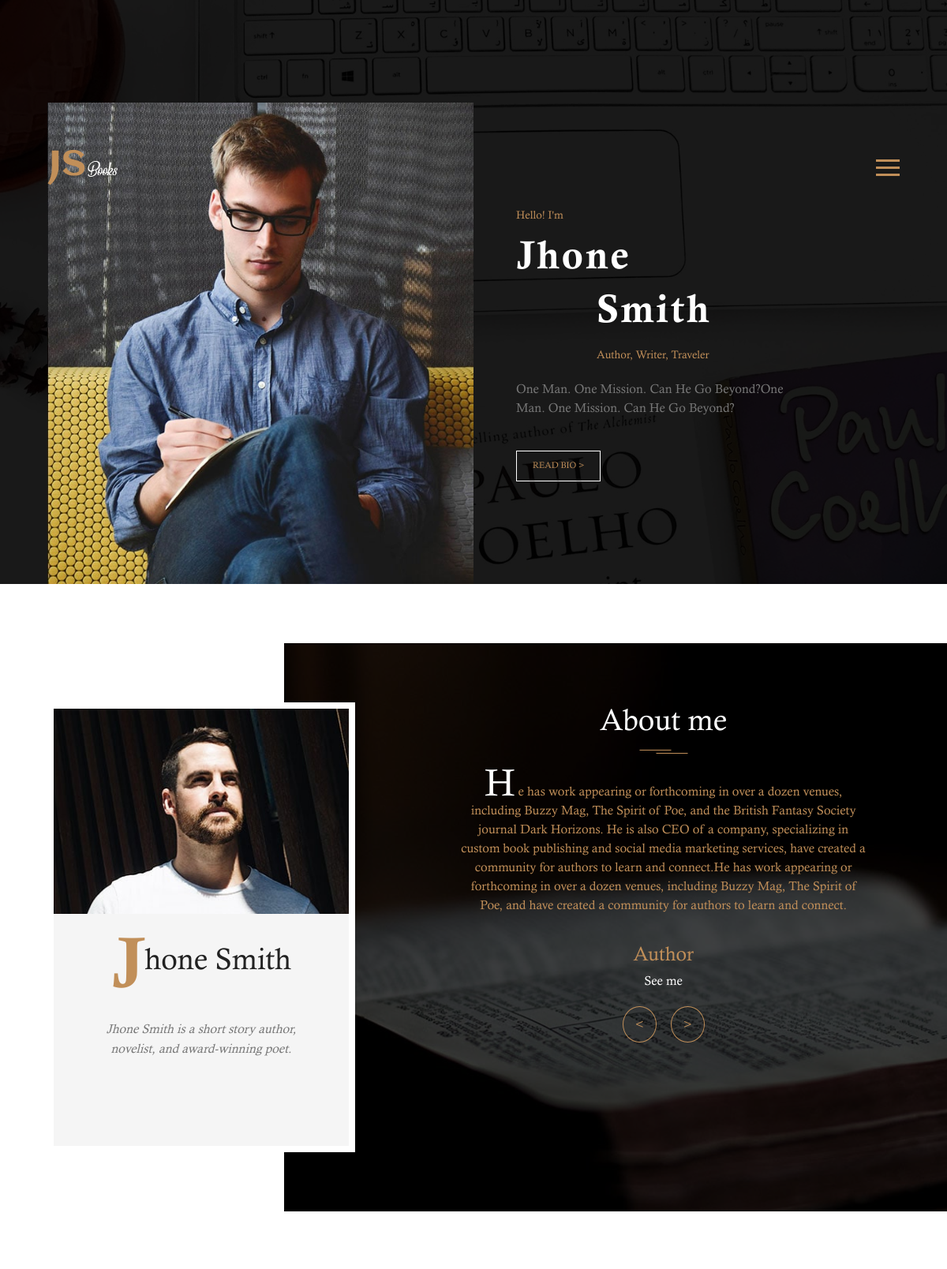
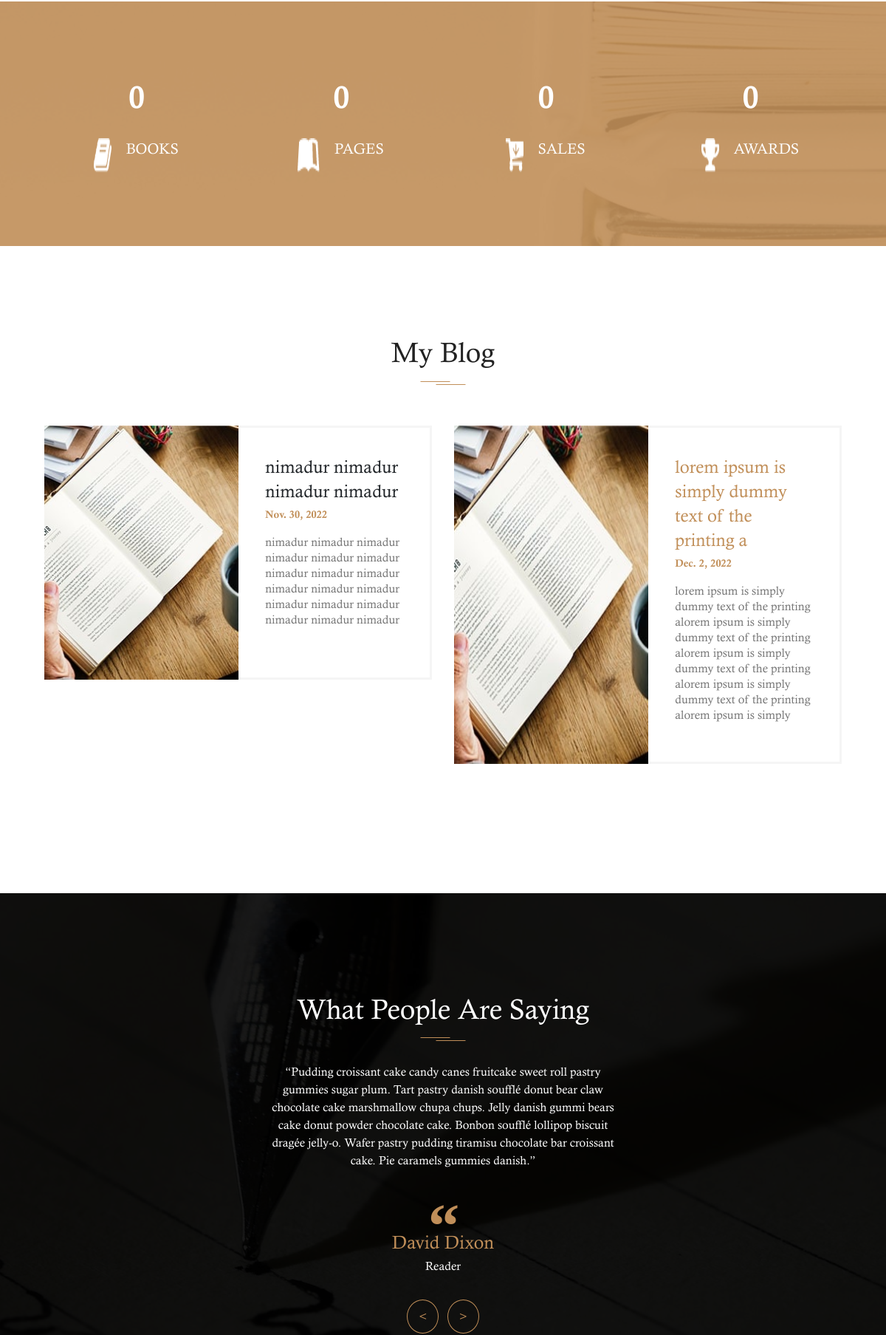
The page / (upper part) on the database its author committed (2 pictures, top to bottom).
### pages/models.py (models this page shows, shortened)
class Blog(models.Model):
    title = models.CharField(max_length=80)
    body = models.TextField()
    date = models.DateField()
    photo = models.ImageField(upload_to='images/')

### pages/views.py (the view)
# urls.py: path('', Homepage.as_view(), name="home"),
class Homepage(ListView):
    model = Blog
    template_name = "index.html"

### templates/index.html (shortened to what this page needs)
{% load crispy_forms_tags %}
<!doctype html>
<html lang="en">
<head>
	<link rel="stylesheet" href="/static/css/style.css">
	<link rel="stylesheet" href="/static/css/slick.css">
	<link href="https://cdn.jsdelivr.net/npm/bootstrap@5.2.3/dist/css/bootstrap.min.css" rel="stylesheet">
</head>
<body>
	<nav class="site-navigation">
		<div class="site-navigation-inner site-container">
			<a href="/"><img src="/static/images/site-logo.png" alt="site logo"></a>
			<div id="myBtn" class="burger-container" onclick="myFunction(this)">
				<div class="bar1"></div>
				<div class="bar2"></div>
				<div class="bar3"></div>
			</div>
		</div>
	</nav>
	<section class="fh5co-top-banner">
		<div class="top-banner__inner site-container">
			<div class="top-banner__image">
				<img src="/static/images/top-banner-author.jpg" alt="author image">
			</div>
			<div class="top-banner__text">
				<div class="top-banner__text-up">
					<span class="brand-span">Hello! I'm</span>
					<h2 class="top-banner__h2">Jhone</h2>
				</div>
				<div class="top-banner__text-down">
					<h2 class="top-banner__h2">Smith</h2>
					<span class="brand-span">Author, Writer, Traveler</span>
				</div>
				<p>One Man. One Mission. Can He Go Beyond?One Man. One Mission. Can He Go Beyond?</p>
				<a href="#" class="brand-button">Read bio > </a>
			</div>
		</div>
	</section>
	<section class="fh5co-about-me">
		<div class="about-me-inner site-container">
			<article class="portfolio-wrapper">
				<div class="portfolio__img">
					<img src="/static/images/about-me.jpg" class="about-me__profile" alt="about me profile picture">
				</div>
				<div class="portfolio__bottom">
					<div class="portfolio__name">
						<span>J</span>
						<h2 class="universal-h2">hone Smith</h2>
					</div>
					<p>Jhone Smith is a short story author, novelist, and award-winning poet.</p>
				</div>
			</article>
			<div class="about-me__text">
				<div class="about-me-slider">
					<div class="about-me-single-slide">
						<h2 class="universal-h2 universal-h2-bckg">About me</h2>
						<p><span>H</span> e has work appearing or forthcoming in over a dozen venues, including Buzzy Mag, The Spirit of Poe, and the British Fantasy Society journal Dark Horizons. He is also CEO of a company, specializing in custom book publishing and social media marketing services, have created a community for authors to learn and connect.He has work appearing or forthcoming in over a dozen venues, including Buzzy Mag, The Spirit of Poe, and have created a community for authors to learn and connect.</p>
						<h4>Author</h4>
						<p class="p-white">See me</p>
					</div>
				</div>
			</div>
		</div>
		<div class="about-me-bckg"></div>
	</section>
	<div class="fh5co-counter counters">
		<div class="counter-inner site-container">
			<div class="single-count">
				<span class="count" data-count="50">0</span>
				<div class="single-count__text">
					<img src="/static/images/counter-1.png" alt="counter icon">
					<p>Books</p>
				</div>
			</div>
			<div class="single-count">
				<span class="count" data-count="600">0</span>
				<div class="single-count__text">
					<img src="/static/images/counter-2.png" alt="counter icon">
					<p>Pages</p>
				</div>
			</div>
			<div class="single-count">
				<span class="count" data-count="2000">0</span>
				<div class="single-count__text">
					<img src="/static/images/counter-3.png" alt="counter icon">
					<p>Sales</p>
				</div>
			</div>
			<div class="single-count">
				<span class="count" data-count="125">0</span>
				<div class="single-count__text">
					<img src="/static/images/counter-4.png" alt="counter icon">
					<p>Awards</p>
				</div>
			</div>
		</div>
	</div>
		<section class="fh5co-blog">
			<div class="site-container">
				<h2 class="universal-h2 universal-h2-bckg">My Blog</h2>
				<div class="blog-slider blog-inner">
					{% for post in object_list %}
						<div class="single-blog">
							<div class="single-blog__img">
								<img src="/static/images/blog1.jpg" alt="blog image">
							</div>
							<div class="single-blog__text">
								<h4>{{post.title}}</h4>
								<span>{{post.date}}</span>
								<p>{{post.body}}</p>
							</div>
						</div>
					{% endfor %}
				</div>
			</div>
		</section>
	<section class="fh5co-quotes">
		<div class="site-container">
			<div class="about-me-slider">
				<div>
					<h2 class="universal-h2 universal-h2-bckg">What People Are Saying</h2>
					<p>“Pudding croissant cake candy canes fruitcake sweet roll pastry gummies sugar plum. Tart pastry danish soufflé donut bear claw chocolate cake marshmallow chupa chups. Jelly danish gummi bears cake donut powder chocolate cake. Bonbon soufflé lollipop biscuit dragée jelly-o. Wafer pastry pudding tiramisu chocolate bar croissant cake. Pie caramels gummies danish.”</p>
					<img src="/static/images/quotes.svg" alt="quotes svg">
					<h4>David Dixon</h4>
					<p>Reader</p>
				</div>
			</div>
		</div>
	</section>
</body>
</html>

### rows shown on the page
Blog: title "nimadur nimadur nimadur nimadur", date "Nov. 30, 2022", body "nimadur nimadur nimadur nimadur nimadur nimadur nimadur nimadur nimadur nimadur nimadur nimadur nimadur nimadur nimadur nimadur nimadur nimadur"
Blog: title "lorem ipsum is simply dummy text of the printing a", date "Dec. 2, 2022", body "lorem ipsum is simply dummy text of the printing alorem ipsum is simply dummy text of the printing alorem ipsum is simply dummy text of the printing alorem ipsum is simply dummy text of the printing alorem ipsum is simply"
